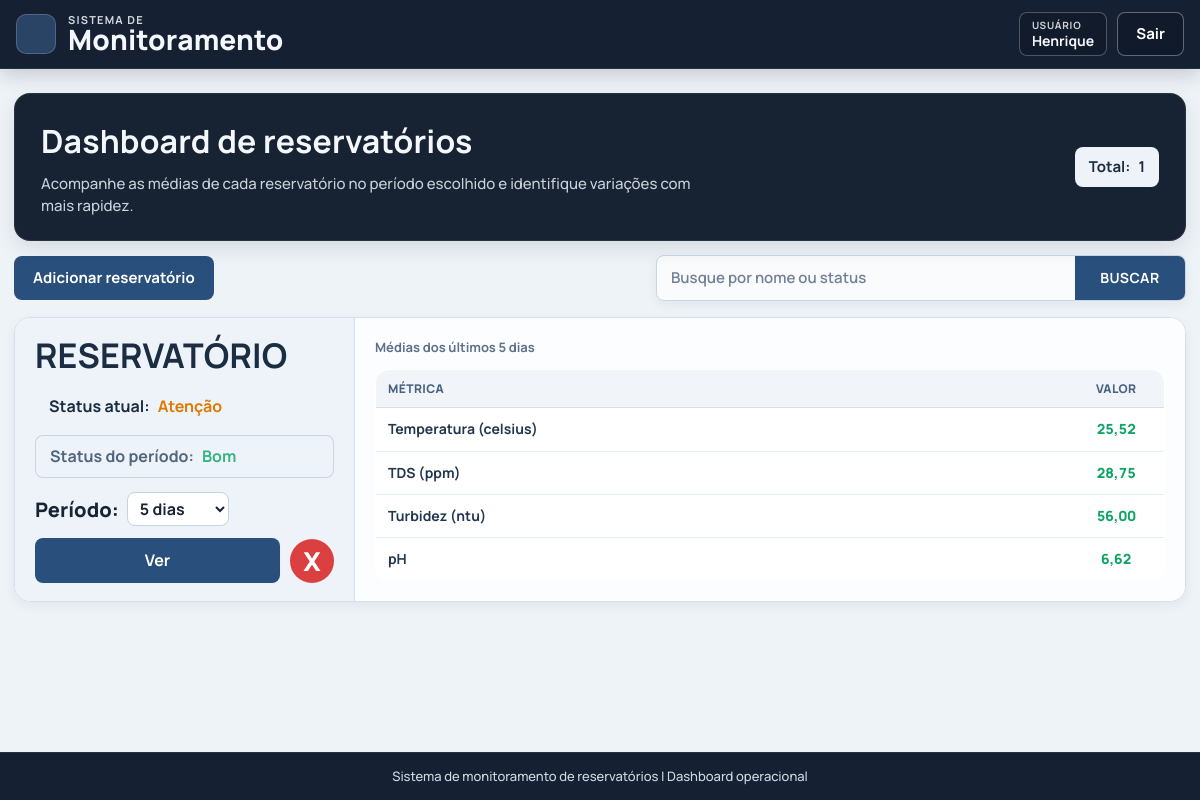
The app's page / (signed in) with its own data.
### app/models.py (models this page shows, shortened)
class Reservatorio(models.Model):
    STATUS_BOM = "bom"
    STATUS_ATENCAO = "atencao"
    STATUS_PERIGO = "perigo"
    FAIXA_PADRAO_PPM_TDS_MIN = 0.0
    FAIXA_PADRAO_PPM_TDS_MAX = 500.0
    FAIXA_PADRAO_NTU_TURBIDEZ_MIN = 0.0
    FAIXA_PADRAO_NTU_TURBIDEZ_MAX = 5.0
    FAIXA_PADRAO_CELSIUS_TEMPERATURA_MIN = 5.0
    FAIXA_PADRAO_CELSIUS_TEMPERATURA_MAX = 30.0
    FAIXA_PADRAO_PH_MIN = 6.0
    FAIXA_PADRAO_PH_MAX = 9.5
    META_PADRAO_PPM_TDS = 600.0
    META_PADRAO_NTU_TURBIDEZ = 1.5
    META_PADRAO_CELSIUS_TEMPERATURA = 25.0
    META_PADRAO_PH = 7.0
    ESP32_INTERVALO_ENVIO_NORMAL_PADRAO_S = 60
    ESP32_INTERVALO_ENVIO_CALIBRACAO_PADRAO_S = 5
    STATUS_CHOICES = (
        (STATUS_BOM, "Bom"),
        (STATUS_ATENCAO, "Atenção"),
        (STATUS_PERIGO, "Perigo"),
    )
    usuario = models.ForeignKey(
        settings.AUTH_USER_MODEL,
        on_delete=models.CASCADE,
        related_name="reservatorios",
    )
    nome = models.CharField(max_length=120, unique=True)
    status = models.CharField(max_length=20, choices=STATUS_CHOICES, default=STATUS_BOM)
    faixa_ppm_tds_min = models.FloatField(default=FAIXA_PADRAO_PPM_TDS_MIN)
    faixa_ppm_tds_max = models.FloatField(default=FAIXA_PADRAO_PPM_TDS_MAX)
    faixa_ntu_turbidez_min = models.FloatField(default=FAIXA_PADRAO_NTU_TURBIDEZ_MIN)
    faixa_ntu_turbidez_max = models.FloatField(default=FAIXA_PADRAO_NTU_TURBIDEZ_MAX)
    faixa_celsius_temperatura_min = models.FloatField(default=FAIXA_PADRAO_CELSIUS_TEMPERATURA_MIN)
    faixa_celsius_temperatura_max = models.FloatField(default=FAIXA_PADRAO_CELSIUS_TEMPERATURA_MAX)
    faixa_ph_min = models.FloatField(default=FAIXA_PADRAO_PH_MIN)
    faixa_ph_max = models.FloatField(default=FAIXA_PADRAO_PH_MAX)
    meta_ppm_tds = models.FloatField(default=META_PADRAO_PPM_TDS)
    meta_ntu_turbidez = models.FloatField(default=META_PADRAO_NTU_TURBIDEZ)
    meta_celsius_temperatura = models.FloatField(default=META_PADRAO_CELSIUS_TEMPERATURA)
    meta_ph = models.FloatField(default=META_PADRAO_PH)
    esp32_intervalo_envio_normal_s = models.PositiveIntegerField(
        default=ESP32_INTERVALO_ENVIO_NORMAL_PADRAO_S,
    )
    esp32_intervalo_envio_calibracao_s = models.PositiveIntegerField(
        default=ESP32_INTERVALO_ENVIO_CALIBRACAO_PADRAO_S,
    )
    alerta_sonoro_silenciado = models.BooleanField(default=False)
    alerta_sonoro_silenciado_permanente = models.BooleanField(default=False)
    alerta_sonoro_teste_ate = models.DateTimeField(null=True, blank=True)
    created_at = models.DateTimeField(auto_now_add=True)
    updated_at = models.DateTimeField(auto_now=True)
    class Meta:
        ordering = ["nome"]
    @classmethod
    def listar(cls, busca="", usuario=None):
        queryset = cls.objects.all()
        if usuario is not None:
            queryset = queryset.filter(usuario=usuario)
        termo = (busca or "").strip()
        if not termo:
            return queryset
        return queryset.filter(Q(nome__icontains=termo) | Q(status__icontains=termo))

### app/views.py (the view)
# urls.py: path('', views.index, name="index"),
@login_required(login_url="entrar")
@require_http_methods(["GET"])
def index(request):
    busca = request.GET.get("busca", "").strip()
    periodo_valor = _normalizar_periodo_valor(request.GET.get("dias"))
    periodo_delta = _delta_por_periodo(periodo_valor)
    reservatorios = list(Reservatorio.listar(busca=busca, usuario=request.user))
    dashboard_cards = _montar_dashboard_cards(reservatorios, periodo_delta)
    return render(
        request,
        "index.html",
        {
            "reservatorios": reservatorios,
            "dashboard_cards": dashboard_cards,
            "busca": busca,
            "periodo_selecionado": periodo_valor,
            "periodo_rotulo": _rotulo_periodo(periodo_valor),
            "periodos_disponiveis": PERIODOS_DISPONIVEIS,
        },
    )

### app/services/numeros.py (called while the page is built)
def formatar_decimal_br(valor, casas=2):
    if valor is None:
        return ""
    numero = float(valor)
    if not math.isfinite(numero):
        return ""
    casas_final = max(0, int(casas))
    return f"{numero:.{casas_final}f}".replace(".", ",")

### app/services/turbidez_periodo.py (called while the page is built)
def is_leitura_turbidez_noturna(data_hora):
    if data_hora is None:
        return False
    data_hora_local = _localtime_seguro(data_hora)
    horario = data_hora_local.timetz().replace(tzinfo=None)
    return horario >= INICIO_NOITE_TURBIDEZ or horario <= FIM_NOITE_TURBIDEZ

def _localtime_seguro(data_hora):
    if timezone.is_naive(data_hora):
        return timezone.make_aware(data_hora, timezone.get_current_timezone())
    return timezone.localtime(data_hora)

### app/templatetags/monitoramento_formatos.py (called while the page is built)
@register.filter
def decimal_br(valor, casas=2):
    return formatar_decimal_br(valor, casas)

### app/views.py (called while the page is built)
def _normalizar_periodo_valor(valor):
    valor_normalizado = (valor or "").strip().lower()
    valores_validos = {item[0] for item in PERIODOS_DISPONIVEIS}
    if valor_normalizado in valores_validos:
        return valor_normalizado
    try:
        dias_legado = int(valor_normalizado)
    except (TypeError, ValueError):
        return PERIODO_PADRAO_VALOR
    valor_legado = f"{dias_legado}d"
    if valor_legado in valores_validos:
        return valor_legado
    return PERIODO_PADRAO_VALOR

def _delta_por_periodo(periodo_valor):
    unidade = periodo_valor[-1]
    quantidade = int(periodo_valor[:-1])
    if unidade == "m":
        return timedelta(minutes=quantidade)
    if unidade == "h":
        return timedelta(hours=quantidade)
    return timedelta(days=quantidade)

def _rotulo_periodo(periodo_valor):
    for valor, rotulo in PERIODOS_DISPONIVEIS:
        if valor == periodo_valor:
            return rotulo
    return "5 dias"

def _medias_vazias():
    return {
        "temperatura": None,
        "tds": None,
        "turbidez": None,
        "ph": None,
    }

def _montar_dashboard_cards(reservatorios, periodo_delta):
    if not reservatorios:
        return []
    medias_por_chave = _mapear_medias_por_reservatorio(
        reservatorio_ids=[item.id for item in reservatorios],
        inicio_periodo=timezone.now() - periodo_delta,
    )
    return [
        _montar_dashboard_card_reservatorio(
            reservatorio,
            medias_por_chave=medias_por_chave,
        )
        for reservatorio in reservatorios
    ]

### app/templates/index.html (shortened to what this page needs)
{% extends "blocos/base.html" %}
{% block content %}
<section class="detail-hero index-hero">
    <div>
        <h2>Dashboard de reservatórios</h2>
        <p class="index-hero-subtitle">
            Acompanhe as médias de cada reservatório no período escolhido e identifique variações com mais rapidez.
        </p>
    </div>
    <p class="detail-status index-total-pill">
        <span>Total:</span>
        <strong>{{ reservatorios|length }}</strong>
    </p>
</section>
<section class="toolbar">
    <form method="post" action="{% url 'reservatorio_adicionar' %}">
        <button class="btn-main" type="submit">Adicionar reservatório</button>
    </form>
    <form class="search" method="get" action="{% url 'index' %}">
        <input
            type="text"
            name="busca"
            value="{{ busca }}"
            placeholder="Busque por nome ou status"
            aria-label="Buscar por nome ou status"
        >
        <button type="submit" aria-label="Buscar">Buscar</button>
    </form>
</section>
<section class="dashboard-grid">
    {% for card in dashboard_cards %}
    {% include "blocos/_dashboard_card.html" with card=card periodo_label=periodo_rotulo card_mode="index" %}
    {% empty %}
    <article class="empty-state">
        <p>Nenhum reservatório encontrado.</p>
    </article>
    {% endfor %}
</section>
{% endblock %}

### app/templates/blocos/nav_bar.html (shortened to what this page needs)
<header class="top-nav">
    <div class="top-nav-inner">
        <div class="top-nav-left">
            <a class="brand-link" href="{% if request.user.is_authenticated %}{% url 'index' %}{% else %}{% url 'entrar' %}{% endif %}">
                <span class="brand-mark" aria-hidden="true"></span>
                <h1 class="brand">
                    <span class="brand-kicker">SISTEMA DE</span>
                    <span class="brand-title">Monitoramento</span>
                </h1>
            </a>
        </div>
        <div class="top-nav-right">
            {% if request.user.is_authenticated %}
                <span class="user-chip">
                    <span class="user-chip-label">Usuário</span>
                    <strong>{{ request.user.username }}</strong>
                </span>
                <form method="post" action="{% url 'sair' %}">
                    <button class="btn-sair" type="submit">Sair</button>
                </form>
            {% else %}
                <a class="btn-sair" href="{% url 'entrar' %}">Entrar</a>
            {% endif %}
        </div>
    </div>
</header>

### app/templates/blocos/_dashboard_card.html (shortened to what this page needs)
{% load monitoramento_formatos %}
<article class="dashboard-card">
    <section class="dashboard-card-left">
        <h2>{{ card.reservatorio.nome|upper }}</h2>
        <div class="dashboard-status-stack">
            <p class="status-pill">
                <span>Status atual:</span>
                <strong class="status-text status-{{ card.reservatorio.status }}">{{ card.reservatorio.get_status_display }}</strong>
            </p>
            <p class="status-pill status-pill-period">
                <span>Status do período:</span>
                <strong class="status-text status-{{ card.status_periodo }}">{{ card.status_periodo_label }}</strong>
            </p>
        </div>
        {% if card_mode == "index" %}
        <form class="dashboard-period-form" method="get" action="{% url 'index' %}">
            <label for="periodo-{{ card.reservatorio.id }}">Período:</label>
            <select id="periodo-{{ card.reservatorio.id }}" name="dias" onchange="this.form.submit()">
                {% for periodo_valor_item, periodo_label_item in periodos_disponiveis %}
                <option value="{{ periodo_valor_item }}" {% if periodo_valor_item == periodo_selecionado %}selected{% endif %}>
                    {{ periodo_label_item }}
                </option>
                {% endfor %}
            </select>
        </form>
        {% else %}
        <p class="dashboard-period-static">
            <span>Período:</span>
            <strong>{{ periodo_label }}</strong>
        </p>
        {% endif %}
        {% if card_mode == "index" %}
        <div class="dashboard-actions">
            <a class="btn-ver" href="{% url 'reservatorio_detalhe' card.reservatorio.id %}">Ver</a>
            <form
                method="post"
                action="{% url 'reservatorio_excluir' card.reservatorio.id %}"
                data-confirm-delete-reservatorio
                data-reservatorio-nome="{{ card.reservatorio.nome }}"
            >
                <button class="btn-delete" type="submit" aria-label="Excluir reservatório">X</button>
            </form>
        </div>
        {% endif %}
    </section>
    <section class="dashboard-card-right">
        <p class="dashboard-period-caption">Médias dos últimos {{ periodo_label }}</p>
        <table class="dashboard-metrics-table">
            <thead>
                <tr>
                    <th scope="col">Métrica</th>
                    <th scope="col">VALOR</th>
                </tr>
            </thead>
            <tbody>
                <tr>
                    <th scope="row">Temperatura (celsius)</th>
                    <td class="dashboard-value status-{{ card.status_ponto_unico.temperatura }}">
                        {% if card.ponto_unico.temperatura is not None %}{{ card.ponto_unico.temperatura|decimal_br:2 }}{% else %}--{% endif %}
                    </td>
                </tr>
                <tr>
                    <th scope="row">TDS (ppm)</th>
                    <td class="dashboard-value status-{{ card.status_ponto_unico.tds }}">
                        {% if card.ponto_unico.tds is not None %}{{ card.ponto_unico.tds|decimal_br:2 }}{% else %}--{% endif %}
                    </td>
                </tr>
                <tr>
                    <th scope="row">Turbidez (ntu)</th>
                    <td class="dashboard-value status-{{ card.status_ponto_unico.turbidez }}">
                        {% if card.ponto_unico.turbidez is not None %}{{ card.ponto_unico.turbidez|decimal_br:2 }}{% else %}--{% endif %}
                    </td>
                </tr>
                <tr>
                    <th scope="row">pH</th>
                    <td class="dashboard-value status-{{ card.status_ponto_unico.ph }}">
                        {% if card.ponto_unico.ph is not None %}{{ card.ponto_unico.ph|decimal_br:2 }}{% else %}--{% endif %}
                    </td>
                </tr>
            </tbody>
        </table>
    </section>
</article>

### static/css/tokens.css (style rules this page uses)
:root { --font-sans: "Manrope", "Plus Jakarta Sans", "Segoe UI", sans-serif; --font-display: "Sora", "Manrope", "Segoe UI", sans-serif; --color-canvas: #eef3f8; --color-canvas-strong: #e5ebf3; --color-surface: #ffffff; --color-surface-muted: #f4f7fb; --color-surface-dark: #172233; --color-text: #182434; --color-text-muted: #5d6b7d; --color-text-inverse: #f4f7fb; --color-border: #d6deea; --color-border-strong: #bcc8d8; --color-accent: #3d6ea8; --color-accent-dark: #294f7c; --color-accent-soft: #e8eff8; --color-danger: #dc3f3f; --color-status-bom: #0da566; --color-status-atencao: #dd7a00; --color-status-perigo: #cf3434; --radius-xs: 6px; --radius-sm: 8px; --radius-md: 12px; --radius-lg: 16px; --radius-pill: 999px; --shadow-sm: 0 4px 12px rgba(17, 34, 58, 0.06); --shadow-md: 0 8px 20px rgba(14, 31, 53, 0.1); --shadow-dark: 0 10px 24px rgba(5, 14, 21, 0.22); --ease-standard: 180ms ease; }

### static/css/foundation.css (style rules this page uses)
* { box-sizing: border-box; }
html, body { min-height: 100%; }
body { margin: 0; font-family: var(--font-sans); color: var(--color-text); background: var(--color-canvas); line-height: 1.45; }
a { color: inherit; }
h1, h2, h3, h4, h5, h6 { margin: 0; font-family: var(--font-display); letter-spacing: 0.15px; }
p { margin: 0; }
button, input, select, textarea { font: inherit; }

### static/css/layout.css (style rules this page uses)
.top-nav { position: sticky; top: 0; z-index: 100; color: var(--color-text-inverse); padding: 12px 16px; border-bottom: 1px solid rgba(255, 255, 255, 0.08); background: #152033; box-shadow: 0 6px 18px rgba(9, 21, 39, 0.18); }
.top-nav-inner { width: 100%; max-width: 1880px; margin: 0 auto; display: flex; align-items: center; justify-content: space-between; gap: 14px; flex-wrap: wrap; min-width: 0; box-sizing: border-box; }
.top-nav-left { display: flex; align-items: center; gap: 14px; min-width: 0; }
.brand-link { text-decoration: none; display: inline-flex; align-items: center; gap: 12px; }
.brand-mark { width: 40px; height: 40px; border-radius: 10px; background: #2a4466; border: 1px solid rgba(255, 255, 255, 0.18); }
.brand { line-height: 1.05; }
.brand-kicker { display: block; font-size: 11px; letter-spacing: 1.2px; opacity: 0.86; }
.brand-title { display: block; font-size: 28px; font-weight: 800; }
.top-nav-right { display: flex; align-items: center; gap: 10px; margin-left: auto; min-width: 0; flex-wrap: wrap; justify-content: flex-end; }
.top-nav-right form { margin: 0; max-width: 100%; }
.top-nav-right .btn-sair, .top-nav-right .user-chip { max-width: 100%; }

### records on screen
Reservatorio: reservatorio.nome "RESERVATÓRIO", reservatorio.status "Atenção", status_periodo_label "Bom", dias "5 dias", periodo_label "5 dias", ponto_unico.temperatura|decimal_br "25,52", ponto_unico.tds|decimal_br "28,75", ponto_unico.turbidez|decimal_br "56,00", ponto_unico.ph|decimal_br "6,62"

### other values on screen
{{ request.user.username }} "Henrique"
{{ reservatorios|length }} "1"
